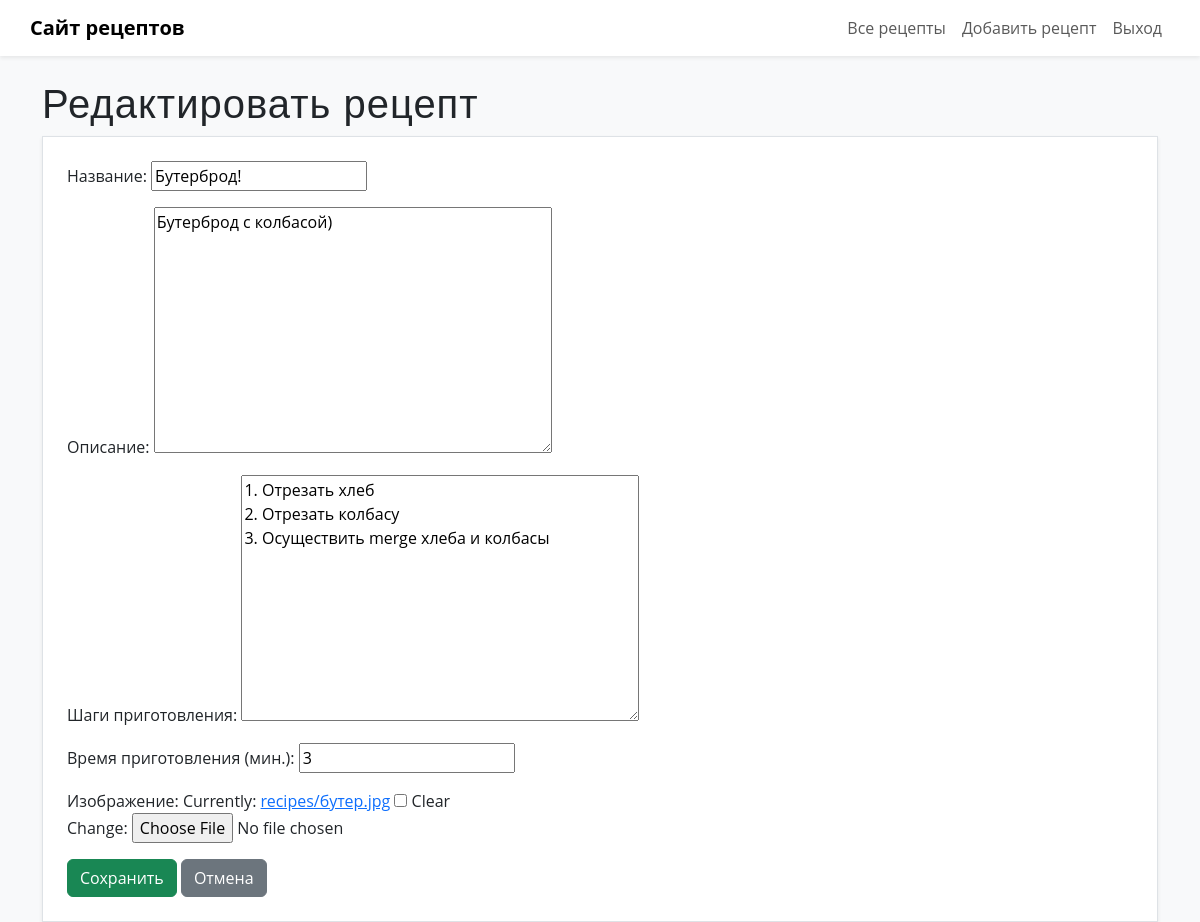
The page /recipe/1/edit/ (signed in) on the database its author committed.
### recipes/models.py (models this page shows, shortened)
class Recipe(models.Model):
    title = models.CharField(max_length=200, verbose_name='Название')
    description = models.TextField(verbose_name='Описание')
    steps = models.TextField(verbose_name='Шаги приготовления')
    cooking_time = models.PositiveIntegerField(verbose_name='Время приготовления (мин.)')
    image = models.ImageField(upload_to='recipes/', null=True, blank=True, verbose_name='Изображение')
    author = models.ForeignKey(User, on_delete=models.CASCADE, related_name='recipes')

### recipes/views.py (the view)
# urls.py: path('recipe/<int:pk>/edit/', views.edit_recipe, name='edit_recipe'),
@login_required
def edit_recipe(request, pk):
    recipe = get_object_or_404(Recipe, pk=pk)
    if recipe.author != request.user:
        messages.error(request, "У вас нет прав редактировать этот рецепт!")
        return redirect('recipe_detail', pk=recipe.pk)
    if request.method == 'POST':
        form = RecipeForm(request.POST, request.FILES, instance=recipe)
        if form.is_valid():
            form.save()
            return redirect('recipe_detail', pk=recipe.pk)
    else:
        form = RecipeForm(instance=recipe)
    return render(request, 'recipes/recipe_form.html', {'form': form, 'title': 'Редактировать рецепт'})

### recipes/forms.py
class RecipeForm(forms.ModelForm):
    class Meta:
        model = Recipe
        fields = ['title', 'description', 'steps', 'cooking_time', 'image']

### recipes/templates/recipes/recipe_form.html (shortened to what this page needs)
{% extends "recipes/base.html" %}
{% load static %}
{% block content %}
  <h1>{{ title }}</h1>
  <form method="post" enctype="multipart/form-data" class="border p-4 bg-white shadow-sm">
    {{ form.as_p }}
    <button type="submit" class="btn btn-success">Сохранить</button>
    <a href="{% url 'index' %}" class="btn btn-secondary">Отмена</a>
  </form>
{% endblock %}

### recipes/static/recipes/style.css (style rules this page uses)
body { font-family: 'Open Sans', Arial, sans-serif; }
h1, h2, h3 { font-family: 'Montserrat', sans-serif; letter-spacing: 1px; }

### rows shown on the page
Recipe: title "Бутерброд!", description "Бутерброд с колбасой)", steps "1. Отрезать хлеб 2. Отрезать колбасу 3. Осуществить merge хлеба и колбасы", cooking_time "3"

### other values the page prints
{{ title }} "Редактировать рецепт"
